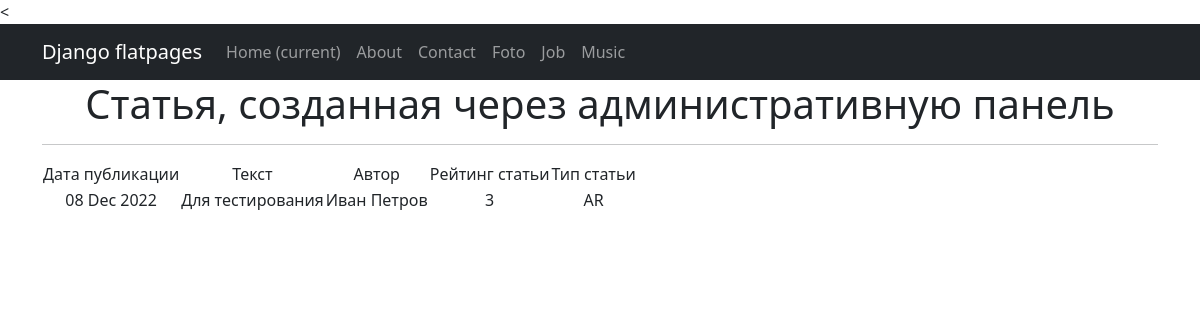
Page /news/4 on the committed database.
### news/models.py (models this page shows, shortened)
class Post(models.Model):
    author = models.ForeignKey(Author, on_delete=models.CASCADE)
    type_of_post = models.CharField(max_length=2, choices=type_post)
    time_in = models.DateTimeField(auto_now_add=True)
    title = models.CharField(max_length=255)
    text = models.TextField()
    rating_post = models.IntegerField(default=0)
    post_category = models.ManyToManyField(Category, through='PostCategory')
    @property
    def rating(self):
        return self.rating_post

class Author(models.Model):
    user = models.OneToOneField(User, on_delete=models.CASCADE)
    rating_author = models.IntegerField(default=0)

### news/views.py (the view)
# urls.py: path('<int:pk>', PostDetail.as_view(), name = 'new'),
class PostDetail(DetailView):
    model = Post
    template_name = 'post.html'
    context_object_name = 'post'

### templates/post.html (shortened to what this page needs)
{% extends 'flatpages/default.html' %}
{% block content %}
   <h1>{{ post.title }}</h1>
   <hr>
   {% if post %}
       <table>
           <tr>
               <td>Дата публикации</td>
               <td>Текст</td>
               <td>Автор</td>
               <td>Рейтинг статьи</td>
               <td>Тип статьи</td>
           </tr>
           <tr>
               <td>{{ post.time_in|date:'d M Y' }}</td>
               <td>{{ post.text }}</td>
               <td>{{ post.author.user }}</td>
               <td>{{ post.rating_post }}</td>
               <td>{{ post.type_of_post }}</td>
           </tr>
       </table>
   {% else %}
       <h2>Такой новости нет!</h2>
   {% endif %}
{% endblock content %}

### rows in the picture
Post: title "Статья, созданная через административную панель", time_in "08 Dec 2022", text "Для тестирования", author.user "Иван Петров", rating_post "3", type_of_post "AR"
